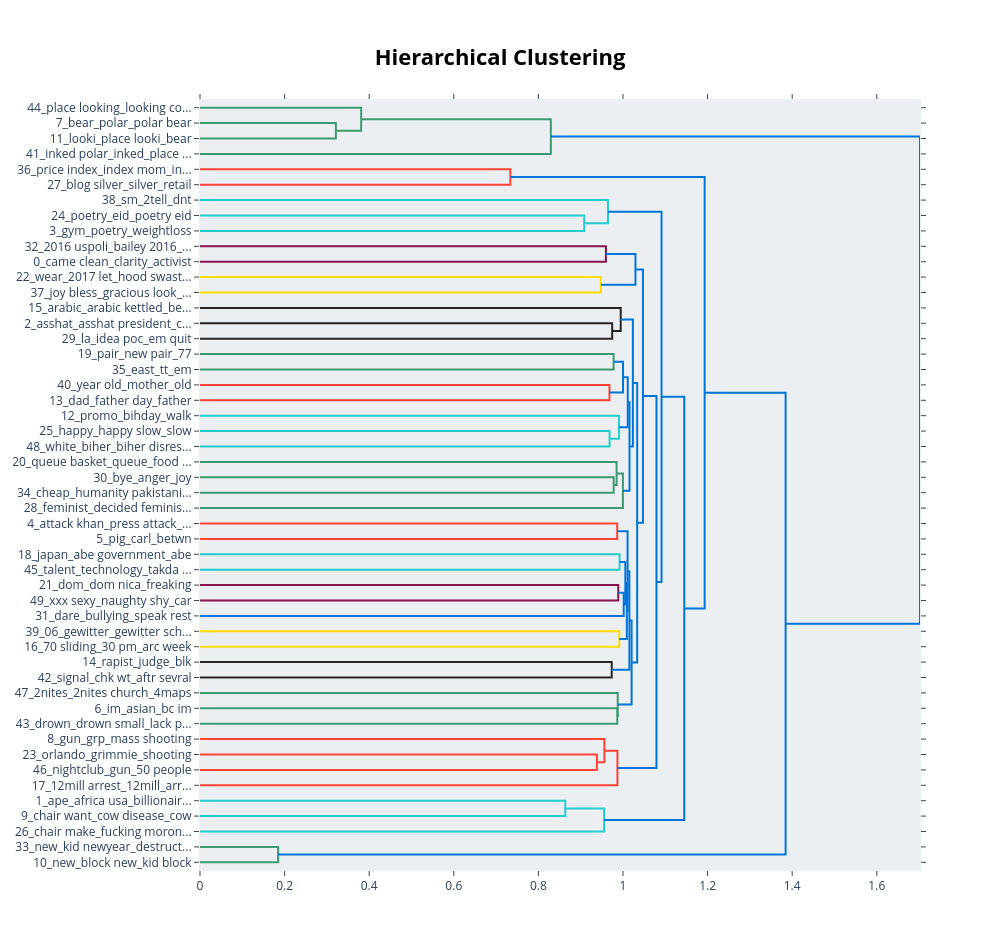

Write notebook code for a chart like this one.
### Markdown cell above
#### 5.2.5 Visualise Topic Hierarchy

### Code cell
topic_model.visualize_hierarchy(top_n_topics=50)

### Figure 1 — Plotly figure (JSON) as saved in the notebook; plotly's stock layout.template omitted (floating-point values rounded to 4 significant figures)
{"data": [{"hoverinfo": "text", "marker": {"color": "rgb(61,153,112)"}, "mode": "lines", "x": [0.0, 0.3212, 0.3212, 0.0], "xaxis": "x", "y": [-15.0, -15.0, -25.0, -25.0], "yaxis": "y", "type": "scatter"}, {"hoverinfo": "text", "marker": {"color": "rgb(61,153,112)"}, "mode": "lines", "x": [0.0, 0.381, 0.381, 0.3212], "xaxis": "x", "y": [-5.0, -5.0, -20.0, -20.0], "yaxis": "y", "type": "scatter"}, {"hoverinfo": "text", "marker": {"color": "rgb(61,153,112)"}, "mode": "lines", "x": [0.381, 0.8294, 0.8294, 0.0], "xaxis": "x", "y": [-12.5, -12.5, -35.0, -35.0], "yaxis": "y", "type": "scatter"}, {"hoverinfo": "text", "marker": {"color": "rgb(255,65,54)"}, "mode": "lines", "x": [0.0, 0.7337, 0.7337, 0.0], "xaxis": "x", "y": [-45.0, -45.0, -55.0, -55.0], "yaxis": "y", "type": "scatter"}, {"hoverinfo": "text", "marker": {"color": "rgb(35,205,205)"}, "mode": "lines", "x": [0.0, 0.9083, 0.9083, 0.0], "xaxis": "x", "y": [-75.0, -75.0, -85.0, -85.0], "yaxis": "y", "type": "scatter"}, {"hoverinfo": "text", "marker": {"color": "rgb(35,205,205)"}, "mode": "lines", "x": [0.0, 0.9644, 0.9644, 0.9083], "xaxis": "x", "y": [-65.0, -65.0, -80.0, -80.0], "yaxis": "y", "type": "scatter"}, {"hoverinfo": "text", "marker": {"color": "rgb(133,20,75)"}, "mode": "lines", "x": [0.0, 0.9597, 0.9597, 0.0], "xaxis": "x", "y": [-95.0, -95.0, -105.0, -105.0], "yaxis": "y", "type": "scatter"}, {"hoverinfo": "text", "marker": {"color": "rgb(255,220,0)"}, "mode": "lines", "x": [0.0, 0.9477, 0.9477, 0.0], "xaxis": "x", "y": [-115.0, -115.0, -125.0, -125.0], "yaxis": "y", "type": "scatter"}, {"hoverinfo": "text", "marker": {"color": "rgb(0,116,217)"}, "mode": "lines", "x": [0.9597, 1.029, 1.029, 0.9477], "xaxis": "x", "y": [-100.0, -100.0, -120.0, -120.0], "yaxis": "y", "type": "scatter"}, {"hoverinfo": "text", "marker": {"color": "rgb(40,35,35)"}, "mode": "lines", "x": [0.0, 0.9744, 0.9744, 0.0], "xaxis": "x", "y": [-145.0, -145.0, -155.0, -155.0], "yaxis": "y", "type": "scatter"}, {"hoverinfo": "text", "marker": {"color": "rgb(40,35,35)"}, "mode": "lines", "x": [0.0, 0.9946, 0.9946, 0.9744], "xaxis": "x", "y": [-135.0, -135.0, -150.0, -150.0], "yaxis": "y", "type": "scatter"}, {"hoverinfo": "text", "marker": {"color": "rgb(61,153,112)"}, "mode": "lines", "x": [0.0, 0.9778, 0.9778, 0.0], "xaxis": "x", "y": [-165.0, -165.0, -175.0, -175.0], "yaxis": "y", "type": "scatter"}, {"hoverinfo": "text", "marker": {"color": "rgb(255,65,54)"}, "mode": "lines", "x": [0.0, 0.968, 0.968, 0.0], "xaxis": "x", "y": [-185.0, -185.0, -195.0, -195.0], "yaxis": "y", "type": "scatter"}, {"hoverinfo": "text", "marker": {"color": "rgb(0,116,217)"}, "mode": "lines", "x": [0.9778, 1.0, 1.0, 0.968], "xaxis": "x", "y": [-170.0, -170.0, -190.0, -190.0], "yaxis": "y", "type": "scatter"}, {"hoverinfo": "text", "marker": {"color": "rgb(35,205,205)"}, "mode": "lines", "x": [0.0, 0.9683, 0.9683, 0.0], "xaxis": "x", "y": [-215.0, -215.0, -225.0, -225.0], "yaxis": "y", "type": "scatter"}, {"hoverinfo": "text", "marker": {"color": "rgb(35,205,205)"}, "mode": "lines", "x": [0.0, 0.9905, 0.9905, 0.9683], "xaxis": "x", "y": [-205.0, -205.0, -220.0, -220.0], "yaxis": "y", "type": "scatter"}, {"hoverinfo": "text", "marker": {"color": "rgb(0,116,217)"}, "mode": "lines", "x": [1.0, 1.011, 1.011, 0.9905], "xaxis": "x", "y": [-180.0, -180.0, -212.5, -212.5], "yaxis": "y", "type": "scatter"}, {"hoverinfo": "text", "marker": {"color": "rgb(61,153,112)"}, "mode": "lines", "x": [0.0, 0.978, 0.978, 0.0], "xaxis": "x", "y": [-245.0, -245.0, -255.0, -255.0], "yaxis": "y", "type": "scatter"}, {"hoverinfo": "text", "marker": {"color": "rgb(61,153,112)"}, "mode": "lines", "x": [0.0, 0.9849, 0.9849, 0.978], "xaxis": "x", "y": [-235.0, -235.0, -250.0, -250.0], "yaxis": "y", "type": "scatter"}, {"hoverinfo": "text", "marker": {"color": "rgb(61,153,112)"}, "mode": "lines", "x": [0.9849, 0.9998, 0.9998, 0.0], "xaxis": "x", "y": [-242.5, -242.5, -265.0, -265.0], "yaxis": "y", "type": "scatter"}, {"hoverinfo": "text", "marker": {"color": "rgb(0,116,217)"}, "mode": "lines", "x": [1.011, 1.015, 1.015, 0.9998], "xaxis": "x", "y": [-196.2, -196.2, -253.8, -253.8], "yaxis": "y", "type": "scatter"}, {"hoverinfo": "text", "marker": {"color": "rgb(0,116,217)"}, "mode": "lines", "x": [0.9946, 1.023, 1.023, 1.015], "xaxis": "x", "y": [-142.5, -142.5, -225.0, -225.0], "yaxis": "y", "type": "scatter"}, {"hoverinfo": "text", "marker": {"color": "rgb(255,65,54)"}, "mode": "lines", "x": [0.0, 0.9863, 0.9863, 0.0], "xaxis": "x", "y": [-275.0, -275.0, -285.0, -285.0], "yaxis": "y", "type": "scatter"}, {"hoverinfo": "text", "marker": {"color": "rgb(35,205,205)"}, "mode": "lines", "x": [0.0, 0.9919, 0.9919, 0.0], "xaxis": "x", "y": [-295.0, -295.0, -305.0, -305.0], "yaxis": "y", "type": "scatter"}, {"hoverinfo": "text", "marker": {"color": "rgb(133,20,75)"}, "mode": "lines", "x": [0.0, 0.9888, 0.9888, 0.0], "xaxis": "x", "y": [-315.0, -315.0, -325.0, -325.0], "yaxis": "y", "type": "scatter"}, {"hoverinfo": "text", "marker": {"color": "rgb(0,116,217)"}, "mode": "lines", "x": [0.9888, 1.002, 1.002, 0.0], "xaxis": "x", "y": [-320.0, -320.0, -335.0, -335.0], "yaxis": "y", "type": "scatter"}, {"hoverinfo": "text", "marker": {"color": "rgb(0,116,217)"}, "mode": "lines", "x": [0.9919, 1.006, 1.006, 1.002], "xaxis": "x", "y": [-300.0, -300.0, -327.5, -327.5], "yaxis": "y", "type": "scatter"}, {"hoverinfo": "text", "marker": {"color": "rgb(255,220,0)"}, "mode": "lines", "x": [0.0, 0.9913, 0.9913, 0.0], "xaxis": "x", "y": [-345.0, -345.0, -355.0, -355.0], "yaxis": "y", "type": "scatter"}, {"hoverinfo": "text", "marker": {"color": "rgb(0,116,217)"}, "mode": "lines", "x": [1.006, 1.009, 1.009, 0.9913], "xaxis": "x", "y": [-313.8, -313.8, -350.0, -350.0], "yaxis": "y", "type": "scatter"}, {"hoverinfo": "text", "marker": {"color": "rgb(0,116,217)"}, "mode": "lines", "x": [0.9863, 1.011, 1.011, 1.009], "xaxis": "x", "y": [-280.0, -280.0, -331.9, -331.9], "yaxis": "y", "type": "scatter"}, {"hoverinfo": "text", "marker": {"color": "rgb(40,35,35)"}, "mode": "lines", "x": [0.0, 0.9734, 0.9734, 0.0], "xaxis": "x", "y": [-365.0, -365.0, -375.0, -375.0], "yaxis": "y", "type": "scatter"}, {"hoverinfo": "text", "marker": {"color": "rgb(0,116,217)"}, "mode": "lines", "x": [1.011, 1.015, 1.015, 0.9734], "xaxis": "x", "y": [-305.9, -305.9, -370.0, -370.0], "yaxis": "y", "type": "scatter"}, {"hoverinfo": "text", "marker": {"color": "rgb(61,153,112)"}, "mode": "lines", "x": [0.0, 0.9866, 0.9866, 0.0], "xaxis": "x", "y": [-395.0, -395.0, -405.0, -405.0], "yaxis": "y", "type": "scatter"}, {"hoverinfo": "text", "marker": {"color": "rgb(61,153,112)"}, "mode": "lines", "x": [0.0, 0.9875, 0.9875, 0.9866], "xaxis": "x", "y": [-385.0, -385.0, -400.0, -400.0], "yaxis": "y", "type": "scatter"}, {"hoverinfo": "text", "marker": {"color": "rgb(0,116,217)"}, "mode": "lines", "x": [1.015, 1.02, 1.02, 0.9875], "xaxis": "x", "y": [-338.0, -338.0, -392.5, -392.5], "yaxis": "y", "type": "scatter"}, {"hoverinfo": "text", "marker": {"color": "rgb(0,116,217)"}, "mode": "lines", "x": [1.023, 1.034, 1.034, 1.02], "xaxis": "x", "y": [-183.8, -183.8, -365.2, -365.2], "yaxis": "y", "type": "scatter"}, {"hoverinfo": "text", "marker": {"color": "rgb(0,116,217)"}, "mode": "lines", "x": [1.029, 1.047, 1.047, 1.034], "xaxis": "x", "y": [-110.0, -110.0, -274.5, -274.5], "yaxis": "y", "type": "scatter"}, {"hoverinfo": "text", "marker": {"color": "rgb(255,65,54)"}, "mode": "lines", "x": [0.0, 0.9382, 0.9382, 0.0], "xaxis": "x", "y": [-425.0, -425.0, -435.0, -435.0], "yaxis": "y", "type": "scatter"}, {"hoverinfo": "text", "marker": {"color": "rgb(255,65,54)"}, "mode": "lines", "x": [0.0, 0.956, 0.956, 0.9382], "xaxis": "x", "y": [-415.0, -415.0, -430.0, -430.0], "yaxis": "y", "type": "scatter"}, {"hoverinfo": "text", "marker": {"color": "rgb(255,65,54)"}, "mode": "lines", "x": [0.956, 0.9868, 0.9868, 0.0], "xaxis": "x", "y": [-422.5, -422.5, -445.0, -445.0], "yaxis": "y", "type": "scatter"}, {"hoverinfo": "text", "marker": {"color": "rgb(0,116,217)"}, "mode": "lines", "x": [1.047, 1.079, 1.079, 0.9868], "xaxis": "x", "y": [-192.2, -192.2, -433.8, -433.8], "yaxis": "y", "type": "scatter"}, {"hoverinfo": "text", "marker": {"color": "rgb(0,116,217)"}, "mode": "lines", "x": [0.9644, 1.091, 1.091, 1.079], "xaxis": "x", "y": [-72.5, -72.5, -313.0, -313.0], "yaxis": "y", "type": "scatter"}, {"hoverinfo": "text", "marker": {"color": "rgb(35,205,205)"}, "mode": "lines", "x": [0.0, 0.8636, 0.8636, 0.0], "xaxis": "x", "y": [-455.0, -455.0, -465.0, -465.0], "yaxis": "y", "type": "scatter"}, {"hoverinfo": "text", "marker": {"color": "rgb(35,205,205)"}, "mode": "lines", "x": [0.8636, 0.9554, 0.9554, 0.0], "xaxis": "x", "y": [-460.0, -460.0, -475.0, -475.0], "yaxis": "y", "type": "scatter"}, {"hoverinfo": "text", "marker": {"color": "rgb(0,116,217)"}, "mode": "lines", "x": [1.091, 1.145, 1.145, 0.9554], "xaxis": "x", "y": [-192.7, -192.7, -467.5, -467.5], "yaxis": "y", "type": "scatter"}, {"hoverinfo": "text", "marker": {"color": "rgb(0,116,217)"}, "mode": "lines", "x": [0.7337, 1.193, 1.193, 1.145], "xaxis": "x", "y": [-50.0, -50.0, -330.1, -330.1], "yaxis": "y", "type": "scatter"}, {"hoverinfo": "text", "marker": {"color": "rgb(61,153,112)"}, "mode": "lines", "x": [0.0, 0.1848, 0.1848, 0.0], "xaxis": "x", "y": [-485.0, -485.0, -495.0, -495.0], "yaxis": "y", "type": "scatter"}, {"hoverinfo": "text", "marker": {"color": "rgb(0,116,217)"}, "mode": "lines", "x": [1.193, 1.384, 1.384, 0.1848], "xaxis": "x", "y": [-190.1, -190.1, -490.0, -490.0], "yaxis": "y", "type": "scatter"}, {"hoverinfo": "text", "marker": {"color": "rgb(0,116,217)"}, "mode": "lines", "x": [0.8294, 1.702, 1.702, 1.384], "xaxis": "x", "y": [-23.75, -23.75, -340.0, -340.0], "yaxis": "y", "type": "scatter"}], "layout": {"autosize": false, "height": 950, "hovermode": "closest", "showlegend": false, "width": 1000, "xaxis": {"mirror": "allticks", "rangemode": "tozero", "showgrid": false, "showline": true, "showticklabels": true, "ticks": "outside", "type": "linear", "zeroline": false}, "yaxis": {"mirror": "allticks", "rangemode": "tozero", "showgrid": false, "showline": true, "showticklabels": true, "tickmode": "array", "ticks": "outside", "ticktext": ["44_place looking_looking co...", "7_bear_polar_polar bear", "11_looki_place looki_bear", "41_inked polar_inked_place ...", "36_price index_index mom_in...", "27_blog silver_silver_retail", "38_sm_2tell_dnt", "24_poetry_eid_poetry eid", "3_gym_poetry_weightloss", "32_2016 uspoli_bailey 2016_...", "0_came clean_clarity_activist", "22_wear_2017 let_hood swast...", "37_joy bless_gracious look_...", "15_arabic_arabic kettled_be...", "2_asshat_asshat president_c...", "29_la_idea poc_em quit", "19_pair_new pair_77", "35_east_tt_em", "40_year old_mother_old", "13_dad_father day_father", "12_promo_bihday_walk", "25_happy_happy slow_slow", "48_white_biher_biher disres...", "20_queue basket_queue_food ...", "30_bye_anger_joy", "34_cheap_humanity pakistani...", "28_feminist_decided feminis...", "4_attack khan_press attack_...", "5_pig_carl_betwn", "18_japan_abe government_abe", "45_talent_technology_takda ...", "21_dom_dom nica_freaking", "49_xxx sexy_naughty shy_car", "31_dare_bullying_speak rest", "39_06_gewitter_gewitter sch...", "16_70 sliding_30 pm_arc week", "14_rapist_judge_blk", "42_signal_chk wt_aftr sevral", "47_2nites_2nites church_4maps", "6_im_asian_bc im", "43_drown_drown small_lack p...", "8_gun_grp_mass shooting", "23_orlando_grimmie_shooting", "46_nightclub_gun_50 people", "17_12mill arrest_12mill_arr...", "1_ape_africa usa_billionair...", "9_chair want_cow disease_cow", "26_chair make_fucking moron...", "33_new_kid newyear_destruct...", "10_new_block new_kid block"], "tickvals": [-5.0, -15.0, -25.0, -35.0, -45.0, -55.0, -65.0, -75.0, -85.0, -95.0, -105.0, -115.0, -125.0, -135.0, -145.0, -155.0, -165.0, -175.0, -185.0, -195.0, -205.0, -215.0, -225.0, -235.0, -245.0, -255.0, -265.0, -275.0, -285.0, -295.0, -305.0, -315.0, -325.0, -335.0, -345.0, -355.0, -365.0, -375.0, -385.0, -395.0, -405.0, -415.0, -425.0, -435.0, -445.0, -455.0, -465.0, -475.0, -485.0, -495.0], "type": "linear", "zeroline": false, "range": [-500.0, 0.0]}, "title": {"font": {"size": 22, "color": "Black"}, "text": "<b>Hierarchical Clustering</b>", "x": 0.5, "xanchor": "center", "yanchor": "top"}, "hoverlabel": {"font": {"size": 16, "family": "Rockwell"}, "bgcolor": "white"}, "plot_bgcolor": "#ECEFF1"}}
